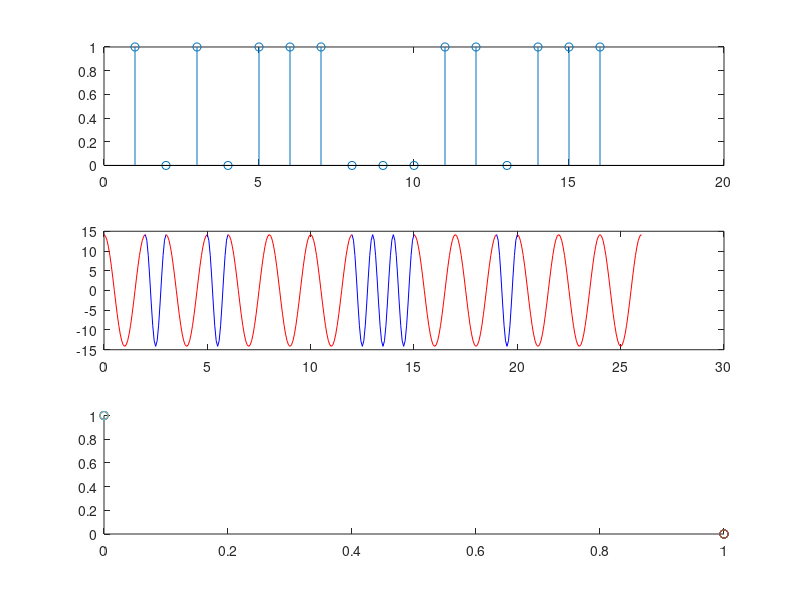

This chart was generated by the following MATLAB code:
% BFSK

clc
clear

N = 16;
Es = 1;
fs = 100;
Ts = 1/fs;
A = sqrt(2*Es/Ts);

f1 = 14;
t1 = 0:1/f1:1;
seq1 = A * cos(2*pi*t1);

m = 1;

f2 = f1 + m/(1/f1);
t2 = 0:1/f2:1;
seq2 = A*cos(2*pi*t2);

seq = zeros(1, N);
for i = 1:N
    if(rand(1)>0.67)
        seq(i) = 1;
    else
        seq(i) = 0;
    end
end
subplot(3, 1, 1)
xn = 1:N;
stem(xn, seq)

% plot(0:1/f1:1, seq1, color = 'blue')
% hold on
% plot(1:2/f2:3, seq2, color = 'red')

xi = 0;
xf = 0;
for i = 1:N
    subplot(3, 1, 2)
    if(seq(i) == 0)
        xi = xf;
        xf = xi+1;
        x = xi:1/f1:xf;
        plot(x, seq1, color = 'blue')
    else
        xi = xf;
        xf = xi + (1+m);
        x = xi:(1+m)*1/f2:xf;
        plot(x, seq2, color = 'red')
    end
    hold on
end

hold off
subplot(3, 1, 3)
for i=1:N
    if(seq(i) == 0)
        scatter(0, sqrt(Es), color = 'red')
    else
        scatter(sqrt(Es), 0, color = 'blue')
    end
    hold on
end


